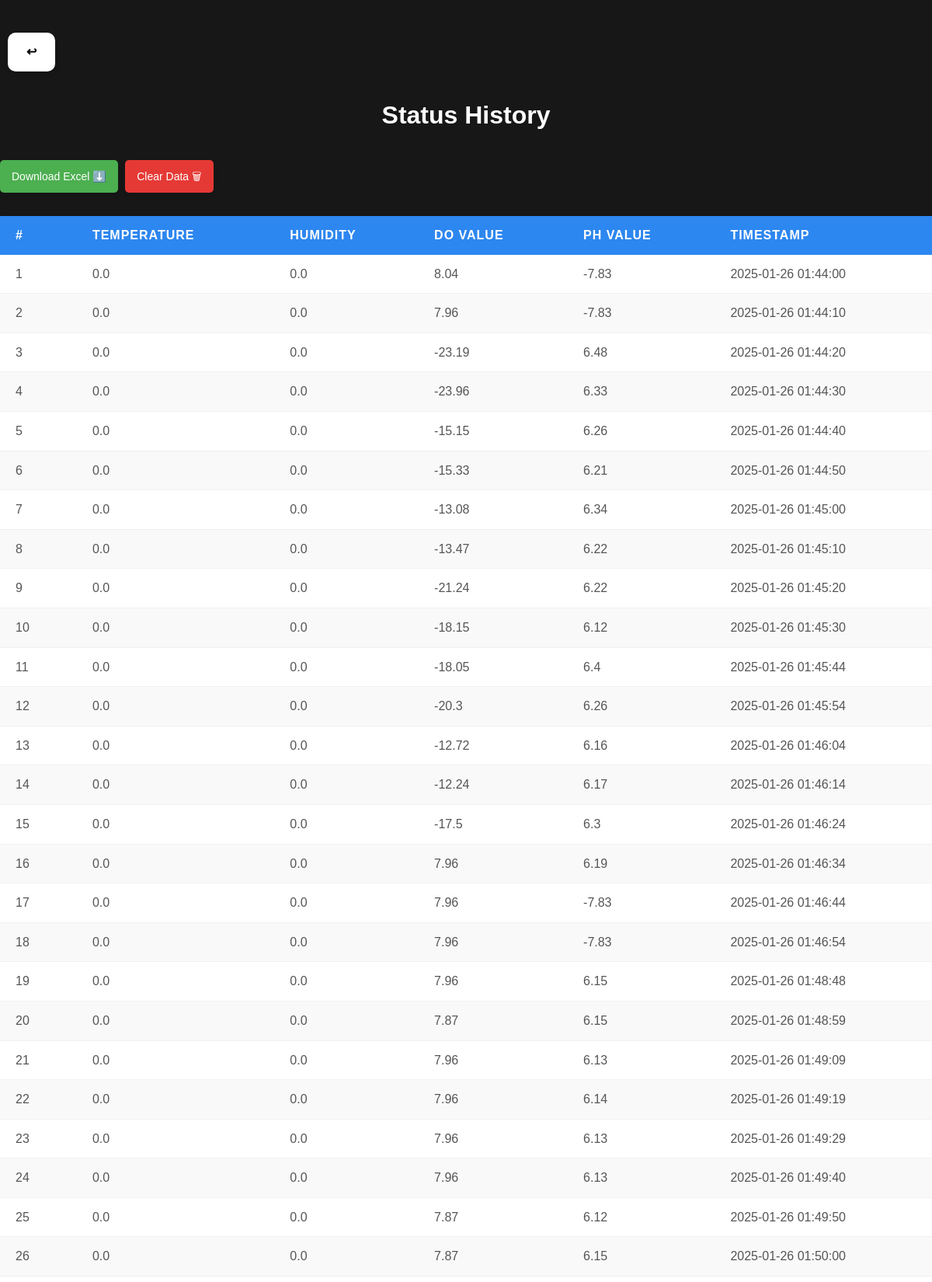
Screenshot of /table (upper part) with the database file from the repository.
### models.py (models this page shows, shortened)
class Status(db.Model):
    __tablename__ = 'parameter status'
    id = db.Column(db.Integer, primary_key=True)
    timestamp = db.Column(db.DateTime, default=datetime.now())
    temperature = db.Column(db.Float)
    humidity = db.Column(db.Float)
    do_algal = db.Column(db.Float)
    ph_value = db.Column(db.Float)
    @staticmethod
    def get_all_statuses():
        return Status.query.all()

### routes.py (the view)
    def table(self):
        statuses = Status.get_all_statuses()
        return render_template('table.html', statuses=statuses)

### templates/table.html (shortened to what this page needs)
{% extends "base.html" %}
{% block content %}
<a href='{{url_for("main.home")}}' class="btn" id="back-btn">↩</a>
<h1>Status History</h1>
<div class="tab-container">
    <a href="{{url_for('main.export_excel')}}" class="tab-btn" id="download-btn">Download Excel ⬇️</a>
    <a href="{{url_for('main.clear_table')}}" class="tab-btn" id="clear-btn">Clear Data 🗑</a>
    <div style="overflow-x: auto;">
        <table id="status-table">
            <thead id="status-head">
                <tr>
                    <th class="status-label">#</th>
                    <th class="status-label">Temperature</th>
                    <th class="status-label">Humidity</th>
                    <th class="status-label">DO Value</th>
                    <th class="status-label">pH value</th>
                    <th class="status-label">Timestamp</th>
                </tr>
            </thead>
            <tbody>
                {% for status in statuses %}
                <tr class="status">
                    <td class="status-data">{{ loop.index }}</td>
                    <td class="status-data">{{ status.temperature }}</td>
                    <td class="status-data">{{ status.humidity }}</td>
                    <td class="status-data">{{ status.do_algal }}</td>
                    <td class="status-data">{{ status.ph_value }}</td>
                    <td class="status-data">{{ status.timestamp.strftime('%Y-%m-%d %H:%M:%S') }}</td>
                </tr>
                {% endfor %}
            </tbody>
        </table>
    </div>
</div>
{% endblock %}

### templates/base.html (shortened to what this page needs)
<!DOCTYPE html>
<html lang="en">
<head>
    <link rel="stylesheet" href='{{url_for("static", filename="css/styles.css")}}'>
</head>
<body>
    {% block content %}{% endblock %}
</body>
</html>

### static/css/styles.css (style rules this page uses)
body { font-family: 'Poppins', sans-serif; margin: 0; margin-top: 2rem; padding: 0; background-color: #171717; color: #ededed; line-height: 1.6; }
h1 { text-align: center; color: #ffffff; }
.btn { display: inline-block; padding: 12px 24px; font-size: 16px; text-align: center; text-decoration: none; border-radius: 10px; cursor: pointer; transition: all 0.3s ease; margin: 10px; font-weight: 600; }
#download-btn { background-color: #4caf50; color: white; box-shadow: 0 4px 6px rgba(0, 0, 0, 0.1); }
#clear-btn { background-color: #e53935; color: white; box-shadow: 0 4px 6px rgba(0, 0, 0, 0.1); }
#back-btn { position: sticky; top: 0%; left: 0%; background-color: white; color: black; box-shadow: 0 4px 6px rgba(0, 0, 0, 0.1); }
#status-table { width: 100%; border-collapse: collapse; margin-top: 30px; background-color: #ffffff; border-radius: 8px; box-shadow: 0 4px 6px rgba(0, 0, 0, 0.1); }
#status-table thead { background-color: #2d87f0; color: white; text-align: left; }
#status-table th { padding: 12px 20px; font-weight: 600; text-transform: uppercase; letter-spacing: 1px; }
#status-table .status-data { padding: 12px 20px; border-bottom: 1px solid #f1f1f1; text-align: left; color: #555; }
#status-table tr:nth-child(even) { background-color: #f9f9f9; }
.tab-container { width: 100%; overflow-x: auto; }
.tab-btn { display: inline-block; padding: 10px 15px; font-size: 14px; color: white; background-color: #2d87f0; text-decoration: none; border-radius: 5px; margin: 10px 5px 0 0; text-align: center; }

### rows the page displays
Status: temperature "0.0", humidity "0.0", do_algal "8.04", ph_value "-7.83", timestamp "2025-01-26 01:44:00"
Status: temperature "0.0", humidity "0.0", do_algal "7.96", ph_value "-7.83", timestamp "2025-01-26 01:44:10"
Status: temperature "0.0", humidity "0.0", do_algal "-23.19", ph_value "6.48", timestamp "2025-01-26 01:44:20"
Status: temperature "0.0", humidity "0.0", do_algal "-23.96", ph_value "6.33", timestamp "2025-01-26 01:44:30"
Status: temperature "0.0", humidity "0.0", do_algal "-15.15", ph_value "6.26", timestamp "2025-01-26 01:44:40"
Status: temperature "0.0", humidity "0.0", do_algal "-15.33", ph_value "6.21", timestamp "2025-01-26 01:44:50"
Status: temperature "0.0", humidity "0.0", do_algal "-13.08", ph_value "6.34", timestamp "2025-01-26 01:45:00"
Status: temperature "0.0", humidity "0.0", do_algal "-13.47", ph_value "6.22", timestamp "2025-01-26 01:45:10"
Status: temperature "0.0", humidity "0.0", do_algal "-21.24", ph_value "6.22", timestamp "2025-01-26 01:45:20"
Status: temperature "0.0", humidity "0.0", do_algal "-18.15", ph_value "6.12", timestamp "2025-01-26 01:45:30"
Status: temperature "0.0", humidity "0.0", do_algal "-18.05", ph_value "6.4", timestamp "2025-01-26 01:45:44"
Status: temperature "0.0", humidity "0.0", do_algal "-20.3", ph_value "6.26", timestamp "2025-01-26 01:45:54"
Status: temperature "0.0", humidity "0.0", do_algal "-12.72", ph_value "6.16", timestamp "2025-01-26 01:46:04"
Status: temperature "0.0", humidity "0.0", do_algal "-12.24", ph_value "6.17", timestamp "2025-01-26 01:46:14"
Status: temperature "0.0", humidity "0.0", do_algal "-17.5", ph_value "6.3", timestamp "2025-01-26 01:46:24"
Status: temperature "0.0", humidity "0.0", do_algal "7.96", ph_value "6.19", timestamp "2025-01-26 01:46:34"
Status: temperature "0.0", humidity "0.0", do_algal "7.96", ph_value "-7.83", timestamp "2025-01-26 01:46:44"
Status: temperature "0.0", humidity "0.0", do_algal "7.96", ph_value "-7.83", timestamp "2025-01-26 01:46:54"
Status: temperature "0.0", humidity "0.0", do_algal "7.96", ph_value "6.15", timestamp "2025-01-26 01:48:48"
Status: temperature "0.0", humidity "0.0", do_algal "7.87", ph_value "6.15", timestamp "2025-01-26 01:48:59"
Status: temperature "0.0", humidity "0.0", do_algal "7.96", ph_value "6.13", timestamp "2025-01-26 01:49:09"
Status: temperature "0.0", humidity "0.0", do_algal "7.96", ph_value "6.14", timestamp "2025-01-26 01:49:19"
Status: temperature "0.0", humidity "0.0", do_algal "7.96", ph_value "6.13", timestamp "2025-01-26 01:49:29"
Status: temperature "0.0", humidity "0.0", do_algal "7.96", ph_value "6.13", timestamp "2025-01-26 01:49:40"
Status: temperature "0.0", humidity "0.0", do_algal "7.87", ph_value "6.12", timestamp "2025-01-26 01:49:50"
Status: temperature "0.0", humidity "0.0", do_algal "7.87", ph_value "6.15", timestamp "2025-01-26 01:50:00"
